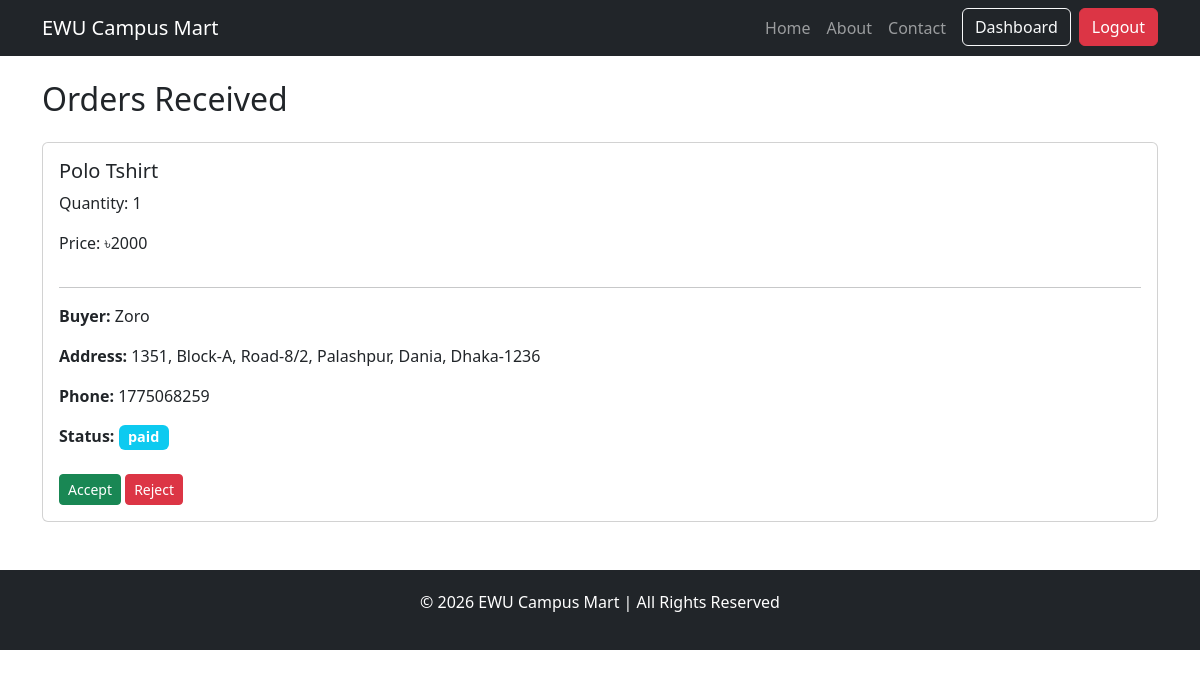
Screenshot of /seller/orders/ (signed in) with the database file from the repository.
### orders/models.py (models this page shows, shortened)
class OrderItem(BaseModel):
    order = models.ForeignKey(Order, on_delete=models.CASCADE, related_name="order_items")
    product = models.ForeignKey(Product, on_delete=models.CASCADE)
    quantity = models.IntegerField()
    price = models.IntegerField()  # price at purchase time
    STATUS_CHOICES = (
        ('pending', 'Pending'),
        ('accepted', 'Accepted'),
        ('rejected', 'Rejected'),
        ('shipped', 'Shipped'),
        ('delivered', 'Delivered'),
    )
    status = models.CharField(max_length=20, choices=STATUS_CHOICES, default='pending')

class Order(BaseModel):
    user = models.ForeignKey(CustomUser, on_delete=models.CASCADE)
    total_price = models.IntegerField()
    STATUS_CHOICES = (
        ('pending', 'Pending'),        # order placed
        ('accepted', 'Accepted'),      # seller accepted
        ('rejected', 'Rejected'),      # seller rejected
        ('shipped', 'Shipped'),        # seller shipped
        ('delivered', 'Delivered'),    # delivered
        ('cancelled', 'Cancelled'),    # buyer cancelled
    )
    status = models.CharField(max_length=20, choices=STATUS_CHOICES, default='pending')
    address = models.TextField()
    phone = models.CharField(max_length=15)
    transaction_id = models.CharField(max_length=100, null=True, blank=True)
    payment_method = models.CharField(max_length=50, default='SSLCommerz')

### products/models.py (models this page shows, shortened)
class Product(BaseModel):
    seller = models.ForeignKey(CustomUser, on_delete=models.CASCADE)
    product_name = models.CharField(max_length=100)
    slug = models.SlugField(unique=True  , null=True , blank=True)
    category = models.ForeignKey(Category , on_delete=models.CASCADE , related_name="products")
    price = models.IntegerField()
    product_desription = models.TextField()
    color_variant = models.ManyToManyField(ColorVariant , blank=True)
    size_variant = models.ManyToManyField(SizeVariant , blank=True)

### buyer/models.py (models this page shows, shortened)
class CustomUser(AbstractBaseUser, PermissionsMixin):
    uid = models.UUIDField(primary_key=True , editable=False , default=uuid.uuid4)
    username = models.CharField(max_length=150, unique=True)
    first_name = models.CharField(max_length=30, blank=True)
    last_name = models.CharField(max_length=30, blank=True)
    email = models.EmailField(unique=True)
    is_active = models.BooleanField(default=True)
    is_staff = models.BooleanField(default=False)
    date_joined = models.DateTimeField(default=timezone.now)
    is_buyer = models.BooleanField(default=False)
    is_seller = models.BooleanField(default=False)
    shop_name = models.CharField(max_length=100, blank=True, null=True)
    objects = CustomeUserManager()
    USERNAME_FIELD = "email"
    REQUIRED_FIELDS = []

### seller/middlewares.py (the view)
    def wrapped_view(request, *args, **kwargs):
        if not request.user.is_authenticated or not request.user.is_seller:
            return redirect("seller-login")
        return view_func(request, *args, **kwargs)

### seller/views.py (called while the page is built)
@auth
def seller_orders(request):
    orders = OrderItem.objects.filter(product__seller=request.user)\
            .select_related('product', 'order')\
            .order_by('-created_at')
    return render(request, 'seller_orders.html', {'orders': orders})

### seller/templates/seller_orders.html (shortened to what this page needs)
{% extends 'seller_base.html' %}
{% block content %}
<h2 class="mb-4">Orders Received</h2>
{% for item in orders %}
<div class="card mb-3 p-3">
  <h5>{{ item.product.product_name }}</h5>
  <p>Quantity: {{ item.quantity }}</p>
  <p>Price: ৳{{ item.price }}</p>
  <hr>
  <p><strong>Buyer:</strong> {{ item.order.user.username }}</p>
  <p><strong>Address:</strong> {{ item.order.address }}</p>
  <p><strong>Phone:</strong> {{ item.order.phone }}</p>
  <p>
    <strong>Status:</strong>
    <span class="badge bg-info">{{ item.order.status }}</span>
  </p>
  <div class="mt-2">
    {% if item.order.status == 'paid' or item.order.status == 'pending' %}
      <a href="{% url 'seller-update-order' item.order.uid 'accepted' %}" class="btn btn-success btn-sm">Accept</a>
      <a href="{% url 'seller-update-order' item.order.uid 'rejected' %}" class="btn btn-danger btn-sm">Reject</a>
    {% endif %}
  </div>
</div>
{% empty %}
<p>No orders yet</p>
{% endfor %}
{% endblock %}

### rows the page displays
OrderItem: product.product_name "Polo Tshirt", quantity "1", price "2000", order.user.username "Zoro", order.address "1351, Block-A, Road-8/2, Palashpur, Dania, Dhaka-1236", order.phone "1775068259", order.status "paid", shows "Accept"
